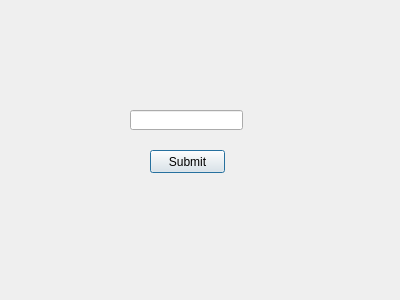
<?xml version="1.0" encoding="UTF-8"?>
<ui version="4.0">
 <class>input</class>
 <widget class="QDialog" name="input">
  <property name="geometry">
   <rect>
    <x>0</x>
    <y>0</y>
    <width>400</width>
    <height>300</height>
   </rect>
  </property>
  <property name="windowTitle">
   <string>Dialog</string>
  </property>
  <widget class="QLineEdit" name="lineEdit">
   <property name="geometry">
    <rect>
     <x>130</x>
     <y>110</y>
     <width>113</width>
     <height>20</height>
    </rect>
   </property>
  </widget>
  <widget class="QPushButton" name="pushButton">
   <property name="geometry">
    <rect>
     <x>150</x>
     <y>150</y>
     <width>75</width>
     <height>23</height>
    </rect>
   </property>
   <property name="text">
    <string>Submit</string>
   </property>
  </widget>
 </widget>
 <resources/>
 <connections/>
</ui>
